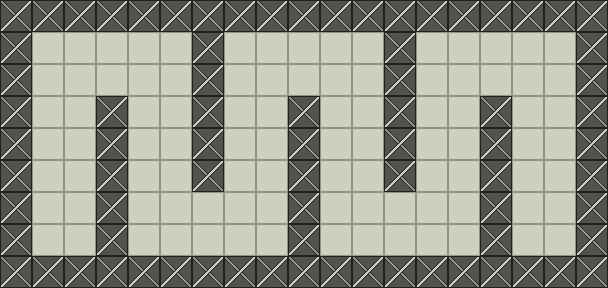

The image is a tile-based game level rendered from a .tmx file. Its description and complete source (layers, tilesets, objects, tile grids) follow:
An orthogonal 19x9 tile map with 32x32 px tiles, 1 tile layer (Tile Layer).

<map version="1.0" orientation="orthogonal" renderorder="right-down" width="19" height="9" tilewidth="32" tileheight="32" infinite="0" backgroundcolor="#8f9389" nextlayerid="3" nextobjectid="512">
<tileset firstgid="1" name="tileset" tilewidth="32" tileheight="32" tilecount="1024" columns="5">
<image source="../tileset.png" width="160" height="160" />
</tileset>
<layer id="1" name="Tile Layer" width="19" height="9">
<data encoding="csv">
2,2,2,2,2,2,2,2,2,2,2,2,2,2,2,2,2,2,2,
2,1,1,1,1,1,2,1,1,1,1,1,2,1,1,1,1,1,2,
2,1,1,1,1,1,2,1,1,1,1,1,2,1,1,1,1,1,2,
2,1,1,2,1,1,2,1,1,2,1,1,2,1,1,2,1,1,2,
2,1,1,2,1,1,2,1,1,2,1,1,2,1,1,2,1,1,2,
2,1,1,2,1,1,2,1,1,2,1,1,2,1,1,2,1,1,2,
2,1,1,2,1,1,1,1,1,2,1,1,1,1,1,2,1,1,2,
2,1,1,2,1,1,1,1,1,2,1,1,1,1,1,2,1,1,2,
2,2,2,2,2,2,2,2,2,2,2,2,2,2,2,2,2,2,2
</data>
</layer>
<objectgroup id="2" name="Object Layer">
</objectgroup>
</map>
